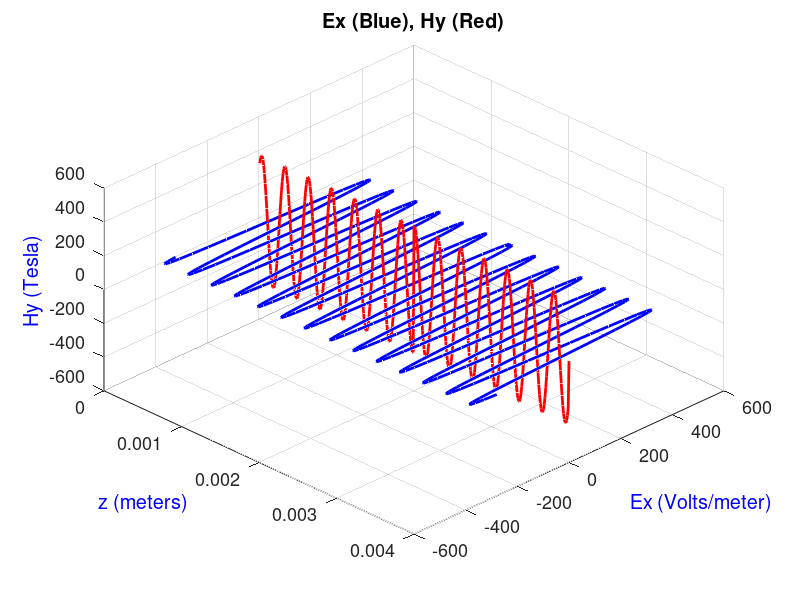

Source code (MATLAB):
% One-Dimensional FDTD Simulation with Mur's Absorbing Boundary Conditions
% See Documentation to clearly understand problem

% Parameters
z = 400; % Number of points in the z direction
time = 250; % Number of time steps
zs = 200; % Position of the source in the domain
c = 3e8; % Speed of light (m/s)
Cs = 1; % Courant stability factor
dz = 1e-5; % Spatial step length (m)
dt = Cs * dz / c; % Time step (s)
f = 1e12; % Frequency of the source (Hz)

% Initialize electric and magnetic field intensity vectors
Ex = zeros(1, z);
Hy = zeros(1, z);

% Physical constants
u0 = 1.256e-6; % Magnetic permeability of free space (H/m)
e0 = 8.854e-12; % Electric permittivity of free space (F/m)
n0 = sqrt(u0 / e0); % Intrinsic impedance of free space

% Main loop for time-stepping
for m = 1:time
    % Update Hy using FDTD update equation
    for k = 1:z-1
        Hy(k) = Hy(k) - (dt * c / dz) * (Ex(k + 1) - Ex(k));
    end
    
    % Update Ex using FDTD update equation
    for k = 2:z
        Ex(k) = Ex(k) - (dt * c / dz) * (Hy(k) - Hy(k - 1));
    end
    
    % Sinusoidal source
    Ex(zs) = n0 * sin((2 * pi * f) * (m - 1) * dt);
    
    % Apply Mur's absorbing boundary conditions
    if m >= 2
        Ex(1) = temp_left + ((c * dt - dz) / (c * dt + dz)) * (Ex(2) - Ex(1));
        Ex(z) = temp_right + ((c * dt - dz) / (c * dt + dz)) * (Ex(z - 1) - Ex(z));
    end
    
    % Store boundary values for the next iteration
    temp_left = Ex(2);
    temp_right = Ex(z - 1);
    
    % 3D Plotting of the fields
    figure(1); clf;
    plot3((1:z) * dz, Ex, zeros(1, z), 'b-', 'LineWidth', 2); hold on;
    plot3((1:z) * dz, zeros(1, z), Hy, 'r-', 'LineWidth', 2);
    grid on;
    title('Ex (Blue), Hy (Red)', 'Color', 'black');
    xlabel('z (meters)', 'FontSize', 13, 'Color', 'b');
    ylabel('Ex (Volts/meter)', 'FontSize', 13, 'Color', 'b');
    zlabel('Hy (Tesla)', 'FontSize', 13, 'Color', 'b');
    set(gca, 'FontSize', 13, 'Color', 'c');
    axis([0 z * dz -600 600 -600 600]);
    view([45 45]);
    drawnow;
end
